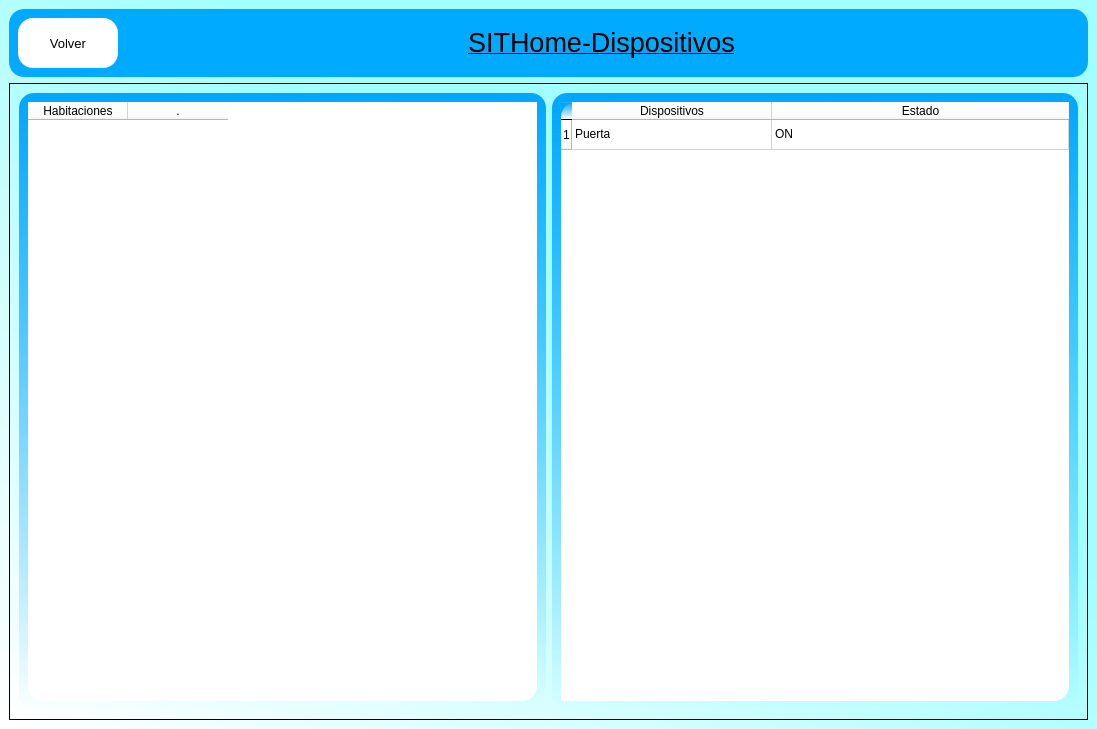
<?xml version="1.0" encoding="UTF-8"?>
<ui version="4.0">
 <class>SITHome_Dispositivos</class>
 <widget class="QMainWindow" name="SITHome_Dispositivos">
  <property name="geometry">
   <rect>
    <x>0</x>
    <y>0</y>
    <width>1097</width>
    <height>729</height>
   </rect>
  </property>
  <property name="windowTitle">
   <string>MainWindow</string>
  </property>
  <property name="styleSheet">
   <string notr="true">background-color: qlineargradient(spread:pad, x1:1, y1:0, x2:0, y2:1, stop:0.386364 rgba(162, 254, 255, 255), stop:1 rgba(255, 255, 255, 255));</string>
  </property>
  <widget class="QWidget" name="centralwidget">
   <property name="styleSheet">
    <string notr="true">background-color: qlineargradient(spread:pad, x1:1, y1:0, x2:0, y2:1, stop:0.386364 rgba(162, 254, 255, 255), stop:1 rgba(255, 255, 255, 255));</string>
   </property>
   <layout class="QVBoxLayout" name="verticalLayout">
    <item>
     <widget class="QFrame" name="frame">
      <property name="maximumSize">
       <size>
        <width>16777215</width>
        <height>80</height>
       </size>
      </property>
      <property name="styleSheet">
       <string notr="true">background-color: rgb(0, 170, 255);
border-radius: 15px;</string>
      </property>
      <property name="frameShape">
       <enum>QFrame::StyledPanel</enum>
      </property>
      <property name="frameShadow">
       <enum>QFrame::Raised</enum>
      </property>
      <layout class="QHBoxLayout" name="horizontalLayout_3">
       <item>
        <widget class="QPushButton" name="back">
         <property name="minimumSize">
          <size>
           <width>100</width>
           <height>50</height>
          </size>
         </property>
         <property name="maximumSize">
          <size>
           <width>100</width>
           <height>50</height>
          </size>
         </property>
         <property name="cursor">
          <cursorShape>PointingHandCursor</cursorShape>
         </property>
         <property name="styleSheet">
          <string notr="true">background-color: white;
border-radius: 15px;
font: 10pt;</string>
         </property>
         <property name="text">
          <string>Volver</string>
         </property>
        </widget>
       </item>
       <item>
        <widget class="QLabel" name="label">
         <property name="styleSheet">
          <string notr="true"/>
         </property>
         <property name="text">
          <string>&lt;html&gt;&lt;head/&gt;&lt;body&gt;&lt;p align=&quot;center&quot;&gt;&lt;span style=&quot; font-size:20pt; text-decoration: underline;&quot;&gt;SITHome-Dispositivos&lt;/span&gt;&lt;/p&gt;&lt;/body&gt;&lt;/html&gt;</string>
         </property>
        </widget>
       </item>
      </layout>
     </widget>
    </item>
    <item>
     <widget class="QFrame" name="frame_2">
      <property name="frameShape">
       <enum>QFrame::StyledPanel</enum>
      </property>
      <property name="frameShadow">
       <enum>QFrame::Raised</enum>
      </property>
      <layout class="QGridLayout" name="gridLayout">
       <item row="0" column="1">
        <widget class="QFrame" name="frame_4">
         <property name="styleSheet">
          <string notr="true">background-color: qlineargradient(spread:pad, x1:0.493, y1:0, x2:0.502, y2:1, stop:0 rgba(0, 166, 255, 255), stop:1 rgba(162, 254, 255, 0));
border-radius: 15px;</string>
         </property>
         <property name="frameShape">
          <enum>QFrame::StyledPanel</enum>
         </property>
         <property name="frameShadow">
          <enum>QFrame::Raised</enum>
         </property>
         <layout class="QHBoxLayout" name="horizontalLayout_2">
          <item>
           <widget class="QTableWidget" name="tableWidget_2">
            <property name="styleSheet">
             <string notr="true">background-color: white;</string>
            </property>
            <attribute name="horizontalHeaderDefaultSectionSize">
             <number>200</number>
            </attribute>
            <attribute name="horizontalHeaderStretchLastSection">
             <bool>true</bool>
            </attribute>
            <row>
             <property name="text">
              <string>1</string>
             </property>
            </row>
            <column>
             <property name="text">
              <string>Dispositivos</string>
             </property>
            </column>
            <column>
             <property name="text">
              <string>Estado</string>
             </property>
            </column>
            <item row="0" column="0">
             <property name="text">
              <string>Puerta</string>
             </property>
            </item>
            <item row="0" column="1">
             <property name="text">
              <string>ON</string>
             </property>
            </item>
           </widget>
          </item>
         </layout>
        </widget>
       </item>
       <item row="0" column="0">
        <widget class="QFrame" name="frame_3">
         <property name="layoutDirection">
          <enum>Qt::RightToLeft</enum>
         </property>
         <property name="styleSheet">
          <string notr="true">background-color: qlineargradient(spread:pad, x1:0.493, y1:0, x2:0.502, y2:1, stop:0 rgba(0, 166, 255, 255), stop:1 rgba(162, 254, 255, 0));
border-radius: 15px;
</string>
         </property>
         <property name="frameShape">
          <enum>QFrame::StyledPanel</enum>
         </property>
         <property name="frameShadow">
          <enum>QFrame::Raised</enum>
         </property>
         <layout class="QHBoxLayout" name="horizontalLayout">
          <item>
           <widget class="QTableWidget" name="tableWidget">
            <property name="layoutDirection">
             <enum>Qt::LeftToRight</enum>
            </property>
            <property name="styleSheet">
             <string notr="true">background-color: white;</string>
            </property>
            <column>
             <property name="text">
              <string>Habitaciones</string>
             </property>
            </column>
            <column>
             <property name="text">
              <string>.</string>
             </property>
            </column>
           </widget>
          </item>
         </layout>
        </widget>
       </item>
      </layout>
     </widget>
    </item>
   </layout>
  </widget>
 </widget>
 <resources/>
 <connections/>
</ui>
